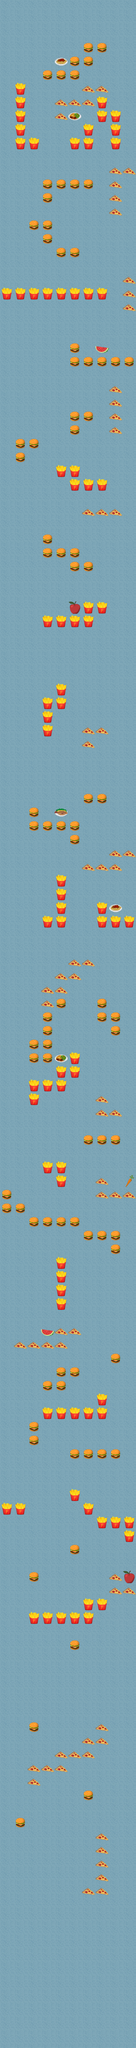

A level layout from a 2D game, rendered from its tile map. Below: a short description, then the map file with tile-grid data replaced by summaries:
An orthogonal 10x150 tile map with 48x48 px tiles, 3 tile layers (Tile Layer 1, burgers, carrots) and 245 objects.

<map version="1.2" tiledversion="1.2.3" orientation="orthogonal" renderorder="right-down" width="10" height="150" tilewidth="48" tileheight="48" infinite="0" nextlayerid="7" nextobjectid="247">
 <tileset firstgid="1" name="TileSetFA" tilewidth="48" tileheight="48" tilecount="20" columns="5">
  <image source="TileSetFA.png" width="240" height="192" />
 </tileset>
 <layer id="1" name="Tile Layer 1" width="10" height="150">
  <data>[1500 cells, 1500 non-empty, 1 distinct tile ids]</data>
 </layer>
 <layer id="2" name="burgers" width="10" height="150">
  <data>[1500 cells, 235 non-empty, 3 distinct tile ids]</data>
 </layer>
 <layer id="4" name="carrots" width="10" height="150">
  <data>[1500 cells, 10 non-empty, 6 distinct tile ids]</data>
 </layer>
 <objectgroup id="5" name="ObjectLayer">
  <object id="1" x="299.333" y="6638.67" width="26" height="26.6667" />
  <object id="2" x="348.333" y="6636.67" width="26" height="26.6667" />
  <object id="3" x="344.333" y="6587.33" width="26" height="26.6667" />
  <object id="4" x="345" y="6540.67" width="26" height="26.6667" />
  <object id="5" x="348.333" y="6492" width="26" height="26.6667" />
  <object id="6" x="347" y="6444.67" width="26" height="26.6667" />
  <object id="7" x="57.6667" y="6395.33" width="26" height="26.6667" />
  <object id="8" x="297.667" y="6296" width="26" height="26.6667" />
  <object id="9" x="109" y="6250" width="26" height="26.6667" />
  <object id="10" x="108.333" y="6199.33" width="26" height="26.6667" />
  <object id="11" x="157.667" y="6200" width="26" height="26.6667" />
  <object id="12" x="202.333" y="6201.33" width="26" height="26.6667" />
  <object id="13" x="202.333" y="6154" width="26" height="26.6667" />
  <object id="14" x="250.333" y="6158" width="26" height="26.6667" />
  <object id="15" x="299.667" y="6154.67" width="26" height="26.6667" />
  <object id="16" x="299.667" y="6110.67" width="26" height="26.6667" />
  <object id="17" x="345.667" y="6107.33" width="26" height="26.6667" />
  <object id="18" x="347.667" y="6059.33" width="26" height="26.6667" />
  <object id="19" x="106.333" y="6058.67" width="26" height="26.6667" />
  <object id="20" x="251.667" y="5768.67" width="26" height="26.6667" />
  <object id="21" x="105.667" y="5678" width="26" height="26.6667" />
  <object id="22" x="155.667" y="5675.33" width="26" height="26.6667" />
  <object id="23" x="201" y="5678.67" width="26" height="26.6667" />
  <object id="24" x="251" y="5677.33" width="26" height="26.6667" />
  <object id="25" x="297" y="5676" width="26" height="26.6667" />
  <object id="26" x="299" y="5627.33" width="26" height="26.6667" />
  <object id="27" x="347" y="5627.33" width="26" height="26.6667" />
  <object id="28" x="395.667" y="5581.33" width="26" height="26.6667" />
  <object id="29" x="447" y="5582" width="26" height="26.6667" />
  <object id="30" x="395.667" y="5527.33" width="26" height="26.6667" />
  <object id="31" x="107" y="5529.33" width="26" height="26.6667" />
  <object id="32" x="250.333" y="5433.33" width="26" height="26.6667" />
  <object id="33" x="445" y="5386" width="26" height="26.6667" />
  <object id="34" x="442.333" y="5340.67" width="26" height="26.6667" />
  <object id="35" x="395.667" y="5337.33" width="26" height="26.6667" />
  <object id="36" x="346.333" y="5337.33" width="26" height="26.6667" />
  <object id="37" x="299.667" y="5286" width="26" height="26.6667" />
  <object id="38" x="252.333" y="5243.33" width="26" height="26.6667" />
  <object id="39" x="57" y="5293.33" width="26" height="26.6667" />
  <object id="40" x="13" y="5292" width="26" height="26.6667" />
  <object id="41" x="252.333" y="5100.33" width="26" height="26.6667" />
  <object id="42" x="302.333" y="5097.66" width="26" height="26.6667" />
  <object id="43" x="347.666" y="5101" width="26" height="26.6667" />
  <object id="44" x="397.666" y="5099.66" width="26" height="26.6667" />
  <object id="45" x="201.667" y="4959" width="26" height="26.6667" />
  <object id="46" x="251.667" y="4956.33" width="26" height="26.6667" />
  <object id="47" x="297" y="4959.67" width="26" height="26.6667" />
  <object id="48" x="347" y="4958.33" width="26" height="26.6667" />
  <object id="49" x="155" y="4955.33" width="26" height="26.6667" />
  <object id="50" x="106.333" y="5001.33" width="26" height="26.6667" />
  <object id="51" x="106.333" y="5050" width="26" height="26.6667" />
  <object id="52" x="347.667" y="4908" width="26" height="26.6667" />
  <object id="53" x="154.333" y="4858" width="26" height="26.6667" />
  <object id="54" x="200.333" y="4858" width="26" height="26.6667" />
  <object id="55" x="201" y="4808" width="26" height="26.6667" />
  <object id="56" x="249.667" y="4810" width="26" height="26.6667" />
  <object id="57" x="393.667" y="4760.67" width="26" height="26.6667" />
  <object id="58" x="104" y="4714.17" width="26" height="26.6667" />
  <object id="59" x="154" y="4711.5" width="26" height="26.6667" />
  <object id="60" x="199.333" y="4714.84" width="26" height="26.6667" />
  <object id="61" x="57.3333" y="4710.5" width="26" height="26.6667" />
  <object id="63" x="205.334" y="4665" width="26" height="26.6667" />
  <object id="64" x="250.667" y="4668.34" width="26" height="26.6667" />
  <object id="65" x="199.333" y="4572.33" width="26" height="26.6667" />
  <object id="66" x="201.333" y="4523.66" width="26" height="26.6667" />
  <object id="67" x="202" y="4480.33" width="26" height="26.6667" />
  <object id="68" x="204" y="4431.66" width="26" height="26.6667" />
  <object id="69" x="395.667" y="4375.67" width="26" height="26.6667" />
  <object id="70" x="393" y="4330.34" width="26" height="26.6667" />
  <object id="71" x="346.334" y="4327" width="26" height="26.6667" />
  <object id="72" x="297" y="4327" width="26" height="26.6667" />
  <object id="73" x="153.334" y="4282.17" width="26" height="26.6667" />
  <object id="74" x="203.334" y="4279.5" width="26" height="26.6667" />
  <object id="75" x="248.667" y="4282.84" width="26" height="26.6667" />
  <object id="76" x="106.667" y="4278.5" width="26" height="26.6667" />
  <object id="77" x="57.0002" y="4237.17" width="26" height="26.6667" />
  <object id="78" x="10.3332" y="4233.5" width="26" height="26.6667" />
  <object id="79" x="9.66667" y="4188.67" width="26" height="26.6667" />
  <object id="80" x="443.667" y="4191" width="26" height="26.6667" />
  <object id="81" x="397.001" y="4187.66" width="26" height="26.6667" />
  <object id="82" x="347.667" y="4187.66" width="26" height="26.6667" />
  <object id="83" x="349.667" y="4143.33" width="26" height="26.6667" />
  <object id="84" x="203" y="4139" width="26" height="26.6667" />
  <object id="85" x="200.333" y="4093.67" width="26" height="26.6667" />
  <object id="86" x="153.667" y="4090.33" width="26" height="26.6667" />
  <object id="87" x="395.667" y="3997" width="26" height="26.6667" />
  <object id="88" x="349.001" y="3993.66" width="26" height="26.6667" />
  <object id="89" x="299.667" y="3993.66" width="26" height="26.6667" />
  <object id="90" x="394.334" y="3897.5" width="26" height="26.6667" />
  <object id="91" x="345" y="3897.5" width="26" height="26.6667" />
  <object id="92" x="347" y="3853.17" width="26" height="26.6667" />
  </objectgroup>
 <objectgroup id="6" name="ObjectLayer2">
  <!-- 10 objects omitted --></objectgroup>
</map>
<!-- 154 of 245 objects omitted -->
